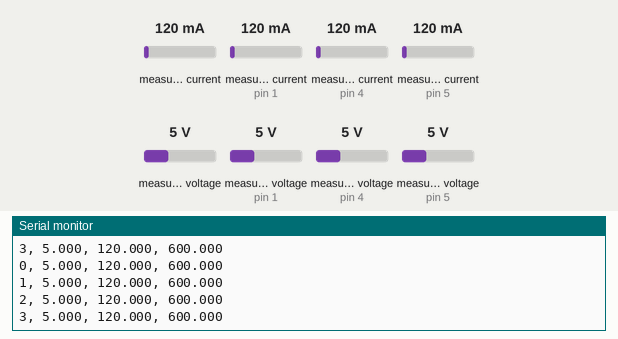
Recording of a sketch running on a simulated Arduino Uno, built with avr-gcc and run on an emulated ATmega328P. Parts: the last lines printed to the serial monitor. The test bench sets the inputs (shaded band); at power-on: measured current 120 mA, measured current (sensors on pin 1, pin 4, pin 5) 120 mA, measured voltage 5 V, measured voltage (sensors on pin 1, pin 4, pin 5) 5 V.

Above: at 1.3 s.
1.4 s: measured current (sensor 0) set to 40 mA
2.9 s: measured current (sensor on pin 1) set to 40 mA
At 3.19 s:
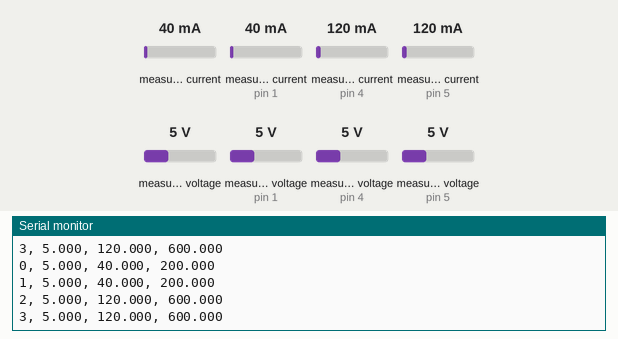
5.9 s: measured current (sensor on pin 4) set to 40 mA
At 6.39 s:
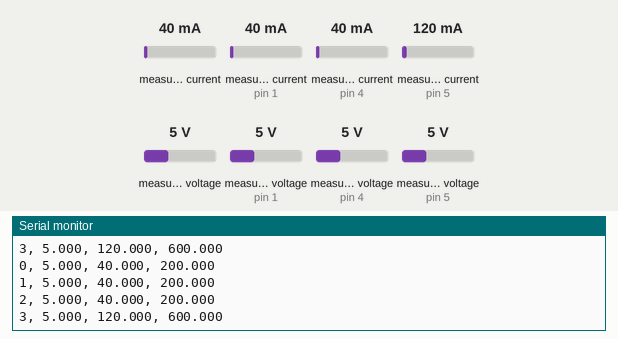
7.4 s: measured current (sensor on pin 5) set to 40 mA
At 7.68 s:
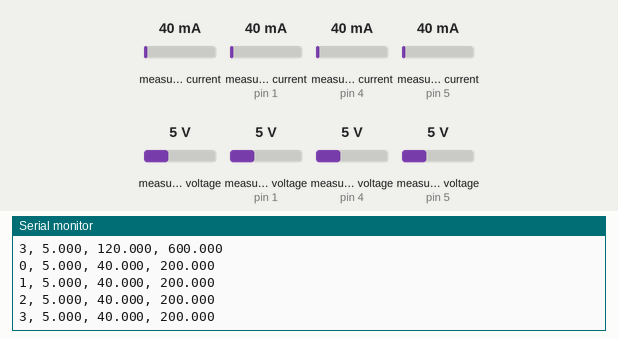
10.4 s: measured voltage (sensor 0) set to 0.3 V
11.9 s: measured voltage (sensor on pin 1) set to 0.3 V
At 12.16 s:
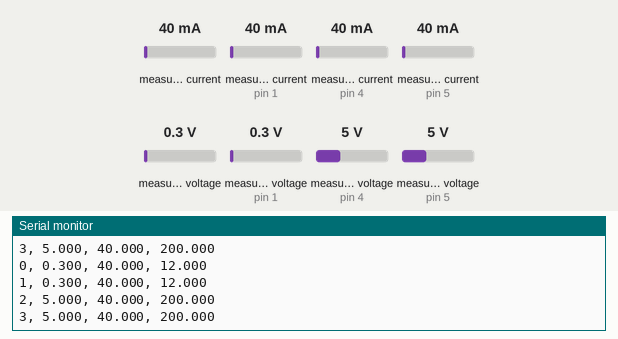
Timing chart, 0 to 14.4 s (numbered marks = the images above; inputs shaded):
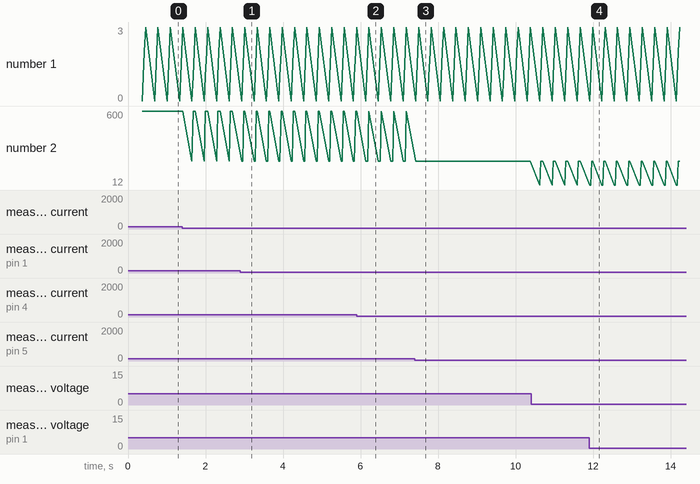

The sketch:

power_test.ino
```cpp
/**
 *  @file power_test.ino
 *
 *  Power consumption test code using Adafruit INA219 power sensors.
 *
 *  Supports up to four sensors with default configurable addresses.
 *
 *  Prints voltage, current, and power information to the serial monitor.
 *
 *  @author Joe DeFrance
 */

// Arduino library
#include <Arduino.h>

// Adafruit INA219 library
#include <Adafruit_INA219.h>

// Serial baudrate
#define SERIAL_BAUDRATE   9600

// Printing frequency
#define PRINT_DELAY_MS    250

// Adafruit INA219 configurable addresses
#define I2C_ADDRESS_1     0x40
#define I2C_ADDRESS_2     0x41
#define I2C_ADDRESS_3     0x44
#define I2C_ADDRESS_4     0x45

// Array of INA219 sensors
static Adafruit_INA219 sensors[4] =
{
  Adafruit_INA219(I2C_ADDRESS_1),
  Adafruit_INA219(I2C_ADDRESS_2),
  Adafruit_INA219(I2C_ADDRESS_3),
  Adafruit_INA219(I2C_ADDRESS_4)
};

// Global storage for sensor readings
static float voltage;
static float current;
static float power;

// Setup function called once before entering loop()
void setup()
{
  Serial.begin(SERIAL_BAUDRATE);
  while(!Serial);

  for(int n = 0; n < 4; n++)
  {
    Serial.print("Initializing sensor "); Serial.print(n); Serial.println("...");
    sensors[n].begin();
  }

  Serial.println("Initialization complete!");

  Serial.println("CSV Labels");
  Serial.println("ID (#), V (V), I (mA), P (mW)");
}

// Main loop
void loop()
{
  // Time reference
  static long time = millis();

  // Print information every PRINT_DELAY_MS miliseconds
  if((millis() - time) > PRINT_DELAY_MS)
  {
    // Read values from all four sensors
    for(int n = 0; n < 4; n++)
    {
      // Voltage (V)
      voltage = sensors[n].getBusVoltage_V();

      // Current (mA)
      current = sensors[n].getCurrent_mA();

      // Power (mW)
      power   = sensors[n].getPower_mW();

      // Ignore power readings with magnitude less than 1 mW
      if(power < 1 && power > -1)
      {
        continue;
      }

      // Print values as a comma seperated list including sensor number
      else
      {
        Serial.print(n);            Serial.print(", "); //< Number    (#)
        Serial.print(voltage, 3);   Serial.print(", "); //< Voltage   (V)
        Serial.print(current, 3);   Serial.print(", "); //< Current   (mA)
        Serial.print(power, 3);     Serial.print("\n"); //< Power     (mW)
      }

      // Ensure serial module has enough time to print
      delay(10);
    }

    // Update time reference
    time = millis();
  }
}
```

Measured:
- after the input at 2.9 s, the serial monitor: prints a new line after 0.06 s (image 1)
- after the input at 5.9 s, the serial monitor: prints a new line after 0.29 s (image 2)
- after the input at 7.4 s, the serial monitor: prints a new line after 0.10 s (image 3)
- after the input at 11.9 s, the serial monitor: prints a new line at once (image 4)
